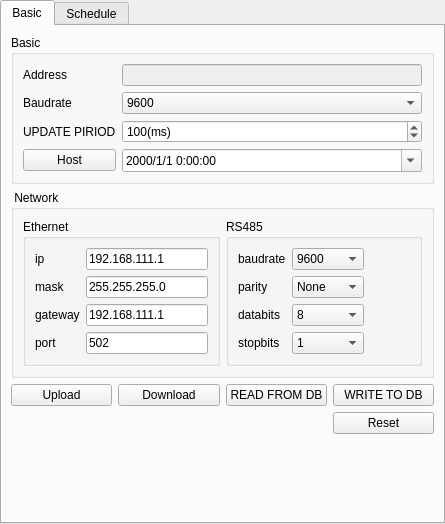
<?xml version="1.0" encoding="UTF-8"?>
<ui version="4.0">
 <class>GatewayBasicTabWidget</class>
 <widget class="QTabWidget" name="GatewayBasicTabWidget">
  <property name="enabled">
   <bool>true</bool>
  </property>
  <property name="geometry">
   <rect>
    <x>0</x>
    <y>0</y>
    <width>445</width>
    <height>524</height>
   </rect>
  </property>
  <property name="windowTitle">
   <string>Gateway</string>
  </property>
  <property name="currentIndex">
   <number>0</number>
  </property>
  <widget class="QWidget" name="tab">
   <attribute name="title">
    <string>Basic</string>
   </attribute>
   <layout class="QGridLayout" name="gridLayout_7">
    <item row="0" column="0">
     <widget class="QGroupBox" name="basicGroup">
      <property name="title">
       <string>Basic</string>
      </property>
      <layout class="QVBoxLayout" name="verticalLayout">
       <item>
        <layout class="QGridLayout" name="gridLayout_5">
         <item row="1" column="0">
          <widget class="QLabel" name="label_20">
           <property name="text">
            <string>Baudrate</string>
           </property>
          </widget>
         </item>
         <item row="2" column="1">
          <widget class="QSpinBox" name="periodSpin">
           <property name="suffix">
            <string>(ms)</string>
           </property>
           <property name="minimum">
            <number>1</number>
           </property>
           <property name="maximum">
            <number>5000</number>
           </property>
           <property name="singleStep">
            <number>1</number>
           </property>
           <property name="value">
            <number>100</number>
           </property>
          </widget>
         </item>
         <item row="2" column="0">
          <widget class="QLabel" name="label_19">
           <property name="text">
            <string>UPDATE PIRIOD</string>
           </property>
          </widget>
         </item>
         <item row="1" column="1">
          <widget class="QComboBox" name="baudCombo">
           <item>
            <property name="text">
             <string>9600</string>
            </property>
           </item>
           <item>
            <property name="text">
             <string>2400</string>
            </property>
           </item>
          </widget>
         </item>
         <item row="3" column="1">
          <widget class="QDateTimeEdit" name="dateTimeEdit">
           <property name="displayFormat">
            <string>yyyy/M/d H:mm:ss</string>
           </property>
           <property name="calendarPopup">
            <bool>true</bool>
           </property>
          </widget>
         </item>
         <item row="3" column="0">
          <widget class="QPushButton" name="hostDatetimeBtn">
           <property name="text">
            <string>Host</string>
           </property>
          </widget>
         </item>
         <item row="0" column="1">
          <widget class="QLineEdit" name="addressEdit">
           <property name="enabled">
            <bool>false</bool>
           </property>
          </widget>
         </item>
         <item row="0" column="0">
          <widget class="QLabel" name="label_21">
           <property name="text">
            <string>Address</string>
           </property>
          </widget>
         </item>
        </layout>
       </item>
      </layout>
     </widget>
    </item>
    <item row="2" column="0">
     <layout class="QGridLayout" name="gridLayout_6">
      <item row="0" column="0">
       <widget class="QPushButton" name="basicUploadBtn">
        <property name="text">
         <string>Upload</string>
        </property>
       </widget>
      </item>
      <item row="0" column="2">
       <widget class="QPushButton" name="basicGetFromDbBtn">
        <property name="text">
         <string>READ FROM DB</string>
        </property>
       </widget>
      </item>
      <item row="0" column="3">
       <widget class="QPushButton" name="basicSaveToDbBtn">
        <property name="text">
         <string>WRITE TO DB</string>
        </property>
       </widget>
      </item>
      <item row="0" column="1">
       <widget class="QPushButton" name="basicDownloadBtn">
        <property name="text">
         <string>Download</string>
        </property>
       </widget>
      </item>
      <item row="1" column="3">
       <widget class="QPushButton" name="ResetButton">
        <property name="text">
         <string>Reset</string>
        </property>
       </widget>
      </item>
     </layout>
    </item>
    <item row="4" column="0">
     <spacer name="verticalSpacer">
      <property name="orientation">
       <enum>Qt::Vertical</enum>
      </property>
      <property name="sizeHint" stdset="0">
       <size>
        <width>20</width>
        <height>40</height>
       </size>
      </property>
     </spacer>
    </item>
    <item row="1" column="0">
     <widget class="QGroupBox" name="networkGroup">
      <property name="title">
       <string> Network</string>
      </property>
      <layout class="QVBoxLayout" name="verticalLayout_2">
       <item>
        <layout class="QHBoxLayout" name="horizontalLayout">
         <item>
          <widget class="QGroupBox" name="ethernetGroup">
           <property name="title">
            <string>Ethernet</string>
           </property>
           <layout class="QGridLayout" name="gridLayout">
            <item row="0" column="0">
             <widget class="QLabel" name="label_2">
              <property name="text">
               <string>ip</string>
              </property>
             </widget>
            </item>
            <item row="2" column="1">
             <widget class="QLineEdit" name="gatewayEdit">
              <property name="text">
               <string>192.168.111.1</string>
              </property>
             </widget>
            </item>
            <item row="3" column="1">
             <widget class="QLineEdit" name="portEdit">
              <property name="text">
               <string>502</string>
              </property>
             </widget>
            </item>
            <item row="3" column="0">
             <widget class="QLabel" name="label_5">
              <property name="text">
               <string>port</string>
              </property>
             </widget>
            </item>
            <item row="2" column="0">
             <widget class="QLabel" name="label_4">
              <property name="text">
               <string>gateway</string>
              </property>
             </widget>
            </item>
            <item row="1" column="1">
             <widget class="QLineEdit" name="maskEdit">
              <property name="text">
               <string>255.255.255.0</string>
              </property>
             </widget>
            </item>
            <item row="0" column="1">
             <widget class="QLineEdit" name="ipEdit">
              <property name="text">
               <string>192.168.111.1</string>
              </property>
             </widget>
            </item>
            <item row="1" column="0">
             <widget class="QLabel" name="label_3">
              <property name="text">
               <string>mask</string>
              </property>
             </widget>
            </item>
           </layout>
          </widget>
         </item>
         <item>
          <widget class="QGroupBox" name="serial">
           <property name="title">
            <string>RS485</string>
           </property>
           <layout class="QGridLayout" name="gridLayout_4">
            <item row="1" column="0">
             <widget class="QLabel" name="label_8">
              <property name="text">
               <string>parity</string>
              </property>
             </widget>
            </item>
            <item row="0" column="1">
             <widget class="QComboBox" name="rs485BaudCombo">
              <property name="currentIndex">
               <number>3</number>
              </property>
              <item>
               <property name="text">
                <string>1200</string>
               </property>
              </item>
              <item>
               <property name="text">
                <string>2400</string>
               </property>
              </item>
              <item>
               <property name="text">
                <string>4800</string>
               </property>
              </item>
              <item>
               <property name="text">
                <string>9600</string>
               </property>
              </item>
              <item>
               <property name="text">
                <string>19200</string>
               </property>
              </item>
              <item>
               <property name="text">
                <string>38400</string>
               </property>
              </item>
              <item>
               <property name="text">
                <string>57600</string>
               </property>
              </item>
              <item>
               <property name="text">
                <string>115200</string>
               </property>
              </item>
             </widget>
            </item>
            <item row="3" column="0">
             <widget class="QLabel" name="label_10">
              <property name="text">
               <string>stopbits</string>
              </property>
             </widget>
            </item>
            <item row="3" column="1">
             <widget class="QComboBox" name="rs485StopbitsCombo">
              <item>
               <property name="text">
                <string>1</string>
               </property>
              </item>
             </widget>
            </item>
            <item row="1" column="2">
             <spacer name="horizontalSpacer">
              <property name="orientation">
               <enum>Qt::Horizontal</enum>
              </property>
              <property name="sizeHint" stdset="0">
               <size>
                <width>40</width>
                <height>20</height>
               </size>
              </property>
             </spacer>
            </item>
            <item row="0" column="0">
             <widget class="QLabel" name="label_6">
              <property name="text">
               <string>baudrate</string>
              </property>
             </widget>
            </item>
            <item row="2" column="1">
             <widget class="QComboBox" name="rs485DatabitsCombo">
              <item>
               <property name="text">
                <string>8</string>
               </property>
              </item>
             </widget>
            </item>
            <item row="2" column="0">
             <widget class="QLabel" name="label_9">
              <property name="text">
               <string>databits</string>
              </property>
             </widget>
            </item>
            <item row="1" column="1">
             <widget class="QComboBox" name="rs485ParityCombo">
              <item>
               <property name="text">
                <string>None</string>
               </property>
              </item>
              <item>
               <property name="text">
                <string>Even</string>
               </property>
              </item>
              <item>
               <property name="text">
                <string>Odd</string>
               </property>
              </item>
             </widget>
            </item>
           </layout>
          </widget>
         </item>
        </layout>
       </item>
      </layout>
     </widget>
    </item>
   </layout>
  </widget>
  <widget class="QWidget" name="tab_2">
   <attribute name="title">
    <string>Schedule</string>
   </attribute>
   <layout class="QGridLayout" name="gridLayout_2">
    <item row="0" column="0">
     <widget class="QPushButton" name="getScheduleCountInDbBtn">
      <property name="text">
       <string>Schedule Count(DB)</string>
      </property>
     </widget>
    </item>
    <item row="0" column="1">
     <widget class="QLineEdit" name="scheduleCountInDbEdit">
      <property name="enabled">
       <bool>false</bool>
      </property>
     </widget>
    </item>
    <item row="0" column="2" rowspan="7">
     <widget class="QGroupBox" name="verticalGroupBox2">
      <property name="title">
       <string>Day</string>
      </property>
      <layout class="QVBoxLayout" name="verticalLayout_5">
       <item alignment="Qt::AlignRight">
        <widget class="QListWidget" name="dayList"/>
       </item>
      </layout>
     </widget>
    </item>
    <item row="1" column="0">
     <widget class="QPushButton" name="getScheduleCountInDevBtn">
      <property name="text">
       <string>Schedule Count(DEV)</string>
      </property>
     </widget>
    </item>
    <item row="1" column="1">
     <widget class="QLineEdit" name="scheduleCountInDevEdit">
      <property name="enabled">
       <bool>false</bool>
      </property>
     </widget>
    </item>
    <item row="2" column="0">
     <widget class="QLabel" name="label">
      <property name="text">
       <string>Schedule Order No.</string>
      </property>
     </widget>
    </item>
    <item row="2" column="1">
     <widget class="QSpinBox" name="scheduleOrderSpin">
      <property name="minimum">
       <number>0</number>
      </property>
      <property name="maximum">
       <number>99</number>
      </property>
      <property name="value">
       <number>0</number>
      </property>
     </widget>
    </item>
    <item row="3" column="0">
     <widget class="QCheckBox" name="scheduleEnableCheck">
      <property name="text">
       <string>Enable</string>
      </property>
     </widget>
    </item>
    <item row="4" column="0">
     <widget class="QLabel" name="label_7">
      <property name="text">
       <string>Trigger Time</string>
      </property>
     </widget>
    </item>
    <item row="4" column="1">
     <widget class="QTimeEdit" name="timeEdit"/>
    </item>
    <item row="5" column="0">
     <widget class="QGroupBox" name="verticalGroupBox">
      <property name="title">
       <string>SceneList</string>
      </property>
      <layout class="QVBoxLayout" name="verticalLayout_6">
       <item>
        <widget class="QTableWidget" name="sceneTable"/>
       </item>
      </layout>
     </widget>
    </item>
    <item row="5" column="1" rowspan="2">
     <widget class="QGroupBox" name="verticalGroupBox_2">
      <property name="title">
       <string>Month</string>
      </property>
      <layout class="QVBoxLayout" name="verticalLayout_4">
       <item>
        <widget class="QListWidget" name="monthList"/>
       </item>
      </layout>
     </widget>
    </item>
    <item row="6" column="0">
     <widget class="QGroupBox" name="verticalGroupBox1">
      <property name="title">
       <string>Weekday</string>
      </property>
      <layout class="QVBoxLayout" name="verticalLayout_3">
       <item>
        <widget class="QListWidget" name="weekdayList"/>
       </item>
      </layout>
     </widget>
    </item>
    <item row="7" column="0" colspan="3">
     <layout class="QHBoxLayout" name="horizontalLayout_2">
      <item>
       <widget class="QPushButton" name="advUploadBtn">
        <property name="text">
         <string>Upload</string>
        </property>
       </widget>
      </item>
      <item>
       <widget class="QPushButton" name="advDownloadBtn">
        <property name="text">
         <string>Download</string>
        </property>
       </widget>
      </item>
      <item>
       <widget class="QPushButton" name="advGetFromDbBtn">
        <property name="text">
         <string>READ FROM DB</string>
        </property>
       </widget>
      </item>
      <item>
       <widget class="QPushButton" name="advSaveToDbBtn">
        <property name="text">
         <string>WRITE TO DB</string>
        </property>
       </widget>
      </item>
     </layout>
    </item>
   </layout>
  </widget>
 </widget>
 <resources/>
 <connections/>
</ui>
